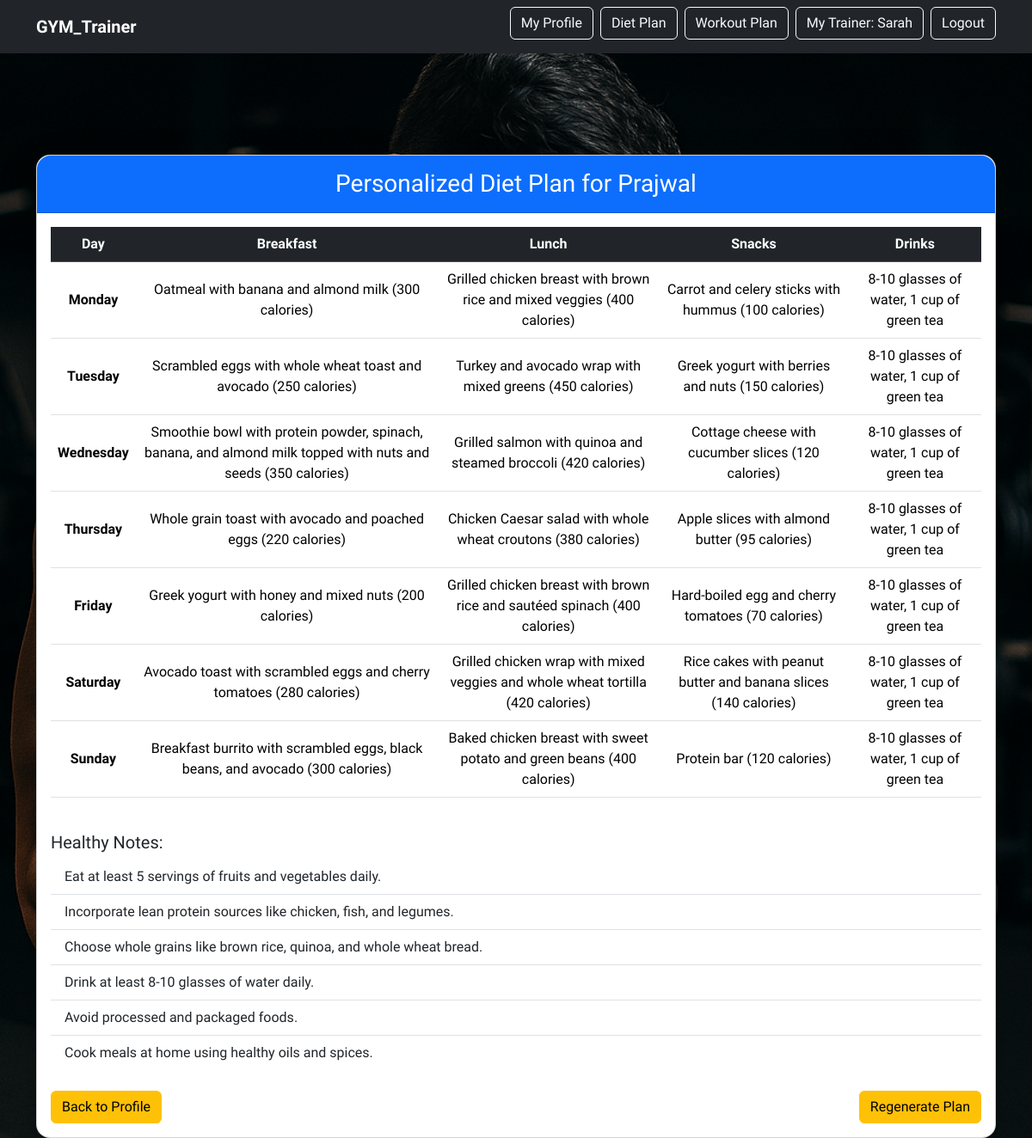
/profile/diet-plan/2/ (signed in), run on the app's committed database.
### users/models.py (models this page shows, shortened)
class NewUser(AbstractUser):
    is_trainer = models.BooleanField(default=False)
    class Meta:
        verbose_name = "User"
        verbose_name_plural = "Users"

### userprofile/models.py (models this page shows, shortened)
class UserProfile(models.Model):
    user = models.OneToOneField(settings.AUTH_USER_MODEL, on_delete=models.CASCADE)
    first_name = models.CharField(max_length=30)
    last_name = models.CharField(max_length=30)
    date_of_birth = models.DateField(blank=True, null=True)
    height = models.DecimalField(max_digits=5, decimal_places=2, blank=True, null=True)  # in cm
    weight = models.DecimalField(max_digits=5, decimal_places=2, blank=True, null=True)  # in kg
    smoking = models.BooleanField(choices=[(True, 'Yes'), (False, 'No')], default=False)
    alcohol = models.BooleanField(choices=[(True, 'Yes'), (False, 'No')], default=False)
    FOOD_CHOICES = [
        ('vegetarian', 'Vegetarian'),
        ('non-vegetarian', 'Non-Vegetarian'),
        ('vegan', 'Vegan')
    ]
    food_habits = models.CharField(max_length=20, choices=FOOD_CHOICES, default='non-vegetarian')
    WORKOUT_EXPERIENCE_CHOICES = [
        ('beginner', 'Beginner'),
        ('intermediate', 'Intermediate'),
        ('advanced', 'Advanced')
    ]
    workout_experience = models.CharField(max_length=20, choices=WORKOUT_EXPERIENCE_CHOICES, default='beginner')
    diet_plan = models.JSONField(blank=True, null=True)
    workout_plan = models.JSONField(blank=True, null=True)
    selected_trainer = models.ForeignKey(Trainer, on_delete=models.SET_NULL, null=True, blank=True)

### trainers/models.py (models this page shows, shortened)
class Trainer(models.Model):
    user = models.OneToOneField(settings.AUTH_USER_MODEL, on_delete=models.CASCADE, related_name='trainer')
    Firstname = models.CharField(max_length=100)
    Lastname = models.CharField(max_length=100)
    specialization = models.CharField(max_length=100)
    bio = models.TextField()
    profile_picture = models.ImageField(upload_to='trainers/', blank=True, null=True)

### userprofile/views.py (the view)
# urls.py: path('diet-plan/<int:pk>/', views.generate_diet_plan, name='generate_diet_plan'),
@login_required
def generate_diet_plan(request, pk):
    profile = get_object_or_404(UserProfile, pk=pk, user=request.user)
    if 'regenerate' in request.GET or not profile.diet_plan:
        prompt = generate_diet_prompt(profile)
        response = call_groq_api(prompt)
        print("Groq diet response:", response)
        try:
            diet_table = parse_diet_response(response)
            profile.diet_plan = diet_table
            profile.save()
        except Exception as e:
            print("Failed to parse Groq diet response:", e)
            diet_table = {}
    else:
        diet_table = profile.diet_plan
    diet_notes = [
        "Eat at least 5 servings of fruits and vegetables daily.",
        "Incorporate lean protein sources like chicken, fish, and legumes.",
        "Choose whole grains like brown rice, quinoa, and whole wheat bread.",
        "Drink at least 8-10 glasses of water daily.",
        "Avoid processed and packaged foods.",
        "Cook meals at home using healthy oils and spices."
    ]
    return render(request, 'userprofile/diet_plan.html', {
        'diet_table': diet_table,
        'diet_notes': diet_notes,
        'profile': profile,
    })

### userprofile/templates/userprofile/diet_plan.html
{% extends 'base.html' %}
{% block content %}
<div class="container mt-5">
  <div class="card shadow-lg rounded-4">
    <div class="card-header bg-primary text-white text-center py-3 rounded-top-4">
      <h3 class="mb-0">Personalized Diet Plan for {{ profile.first_name }}</h3>
    </div>
    <div class="card-body">
      <div class="table-responsive">
        <table class="table table-hover align-middle text-center">
          <thead class="table-dark">
            <tr>
              <th scope="col">Day</th>
              <th scope="col">Breakfast</th>
              <th scope="col">Lunch</th>
              <th scope="col">Snacks</th>
              <th scope="col">Drinks</th>
            </tr>
          </thead>
          <tbody>
            {% for day, meals in diet_table.items %}
            <tr>
              <th scope="row">{{ day }}</th>
              <td>{{ meals.breakfast }}</td>
              <td>{{ meals.lunch }}</td>
              <td>{{ meals.snacks }}</td>
              <td>{{ meals.drinks }}</td>
            </tr>
            {% endfor %}
          </tbody>
        </table>
      </div>
      <div class="mt-4">
        <h5>Healthy Notes:</h5>
        <ul class="list-group list-group-flush">
          {% for note in diet_notes %}
          <li class="list-group-item">{{ note }}</li>
          {% endfor %}
        </ul>
      </div>
      <div class="d-flex justify-content-between mt-4">
        <a href="{% url 'profile_detail' profile.pk %}" class="btn btn-warning">
          Back to Profile
        </a>
        <a href="?regenerate=1" class="btn btn-warning">
          Regenerate Plan
        </a>
      </div>
    </div>
  </div>
</div>
{% endblock %}

### templates/base.html (shortened to what this page needs)
{% load static %}
<!DOCTYPE html>
<html lang="en">
<head>
    <link href="https://cdn.jsdelivr.net/npm/bootstrap@5.3.3/dist/css/bootstrap.min.css" rel="stylesheet">
</head>
<body>
<nav class="navbar navbar-expand-lg navbar-dark">
    <div class="container">
        <a class="navbar-brand" href="{% url 'home' %}">GYM_Trainer</a>
        <div class="collapse navbar-collapse justify-content-end" id="navbarResponsive">
            <div class="d-flex flex-wrap align-items-center gap-2 navbar-buttons">
                {% if user.is_authenticated %}
                    {% if user.is_trainer %}
                        {% if user.trainer %}
                            <a href="{% url 'trainer_dashboard' %}" class="btn btn-outline-light">Trainer Dashboard</a>
                            <a href="{% url 'trainer_detail' user.trainer.pk %}" class="btn btn-outline-light">View Profile</a>
                            <a href="{% url 'trainer_update' user.trainer.pk %}" class="btn btn-outline-light">Edit Profile</a>
                        {% else %}
                            <a href="{% url 'trainer_create' %}" class="btn btn-outline-light">Create Profile</a>
                        {% endif %}
                    {% else %}
                        {% if user.userprofile %}
                            <a href="{% url 'profile_detail' user.userprofile.pk %}" class="btn btn-outline-light">My Profile</a>
                            {% if user.userprofile.diet_plan %}
                                <a href="{% url 'generate_diet_plan' user.userprofile.pk %}" class="btn btn-outline-light">Diet Plan</a>
                            {% endif %}
                            {% if user.userprofile.workout_plan %}
                                <a href="{% url 'generate_workout_plan' user.userprofile.pk %}" class="btn btn-outline-light">Workout Plan</a>
                            {% endif %}
                            {% if user.userprofile.selected_trainer %}
                                <a href="{% url 'my_trainer' %}" class="btn btn-outline-light">My Trainer: {{ user.userprofile.selected_trainer.Firstname }}</a>
                            {% else %}
                                <a href="{% url 'trainer_list' %}" class="btn btn-outline-light">Select a Trainer</a>
                            {% endif %}
                        {% else %}
                            <a href="{% url 'profile_create' %}" class="btn btn-success">Create Profile</a>
                        {% endif %}
                    {% endif %}
                    <form method="post" action="{% url 'logout' %}">
                        <button class="btn btn-outline-light">Logout</button>
                    </form>
                {% else %}
                    <a href="{% url 'users:login' %}" class="btn btn-outline-light">Log In</a>
                    <a href="{% url 'users:signup' %}" class="btn btn-outline-light">Sign Up</a>
                {% endif %}
            </div>
        </div>
    </div>
</nav>
<div class="background-image-wrapper">
    <div class="hero-overlay w-100">
        {% block content %}
        {% endblock %}
    </div>
</div>
</body>
</html>

### data on the page
NewUser: userprofile.selected_trainer.Firstname "Sarah"
UserProfile: first_name "Prajwal"

### other printed values
{{ day }} "Monday" "Tuesday" "Wednesday" "Thursday" "Friday" "Saturday" "Sunday"
{{ meals.breakfast }} "Oatmeal with banana and almond milk (300 calories)" "Scrambled eggs with whole wheat toast and avocado (250 calories)" "Smoothie bowl with protein powder, spinach, banana, and almond milk topped with nuts and seeds (350 calories)" "Whole grain toast with avocado and poached eggs (220 calories)" "Greek yogurt with honey and mixed nuts (200 calories)" "Avocado toast with scrambled eggs and cherry tomatoes (280 calories)" "Breakfast burrito with scrambled eggs, black beans, and avocado (300 calories)"
{{ meals.lunch }} "Grilled chicken breast with brown rice and mixed veggies (400 calories)" "Turkey and avocado wrap with mixed greens (450 calories)" "Grilled salmon with quinoa and steamed broccoli (420 calories)" "Chicken Caesar salad with whole wheat croutons (380 calories)" "Grilled chicken breast with brown rice and sautéed spinach (400 calories)" "Grilled chicken wrap with mixed veggies and whole wheat tortilla (420 calories)" "Baked chicken breast with sweet potato and green beans (400 calories)"
{{ meals.snacks }} "Carrot and celery sticks with hummus (100 calories)" "Greek yogurt with berries and nuts (150 calories)" "Cottage cheese with cucumber slices (120 calories)" "Apple slices with almond butter (95 calories)" "Hard-boiled egg and cherry tomatoes (70 calories)" "Rice cakes with peanut butter and banana slices (140 calories)" "Protein bar (120 calories)"
{{ meals.drinks }} "8-10 glasses of water, 1 cup of green tea" "8-10 glasses of water, 1 cup of green tea" "8-10 glasses of water, 1 cup of green tea" "8-10 glasses of water, 1 cup of green tea" "8-10 glasses of water, 1 cup of green tea" "8-10 glasses of water, 1 cup of green tea" "8-10 glasses of water, 1 cup of green tea"
{{ note }} "Eat at least 5 servings of fruits and vegetables daily." "Incorporate lean protein sources like chicken, fish, and legumes." "Choose whole grains like brown rice, quinoa, and whole wheat bread." "Drink at least 8-10 glasses of water daily." "Avoid processed and packaged foods." "Cook meals at home using healthy oils and spices."
